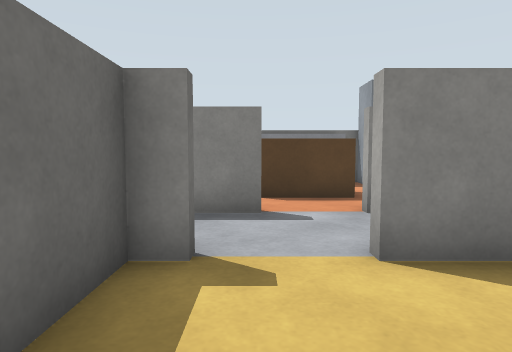
[1] (above)

22 first-person views from a walk through a world built for the Gazebo simulator. The camera is 0.57 m above the floor, tilts 4° down and sees 75° across. The floor is counted in squares, 0.5 m on a side. Each view is taken from the middle of a square. On the plan, view 1 faces up. The plan holds only what a view shows up to about 13 squares ahead; the rest is blank.

[2]
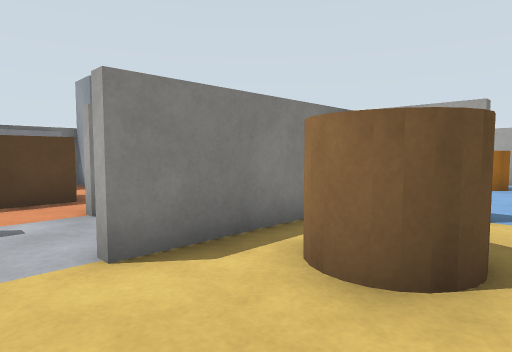

[3]
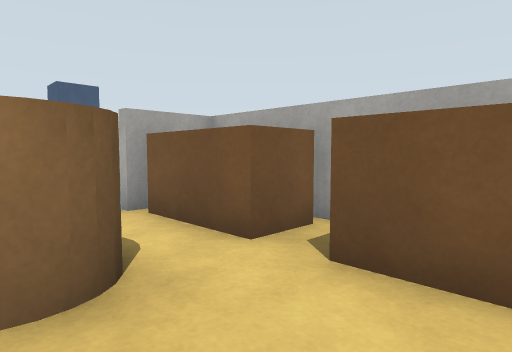

[4]
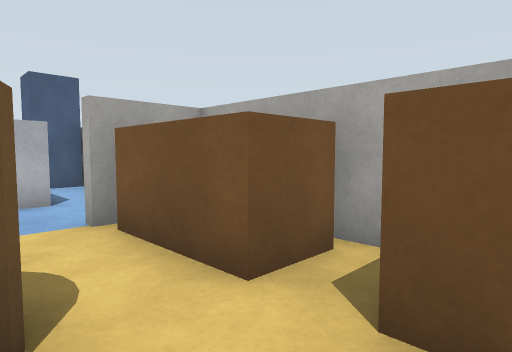

[5]
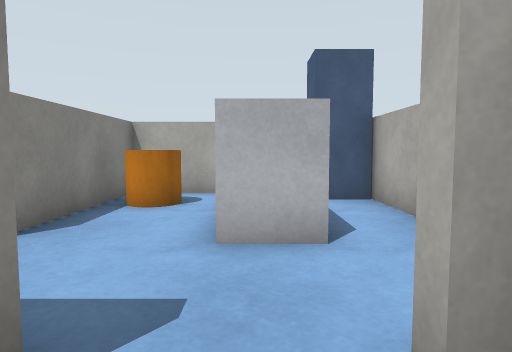

[6]
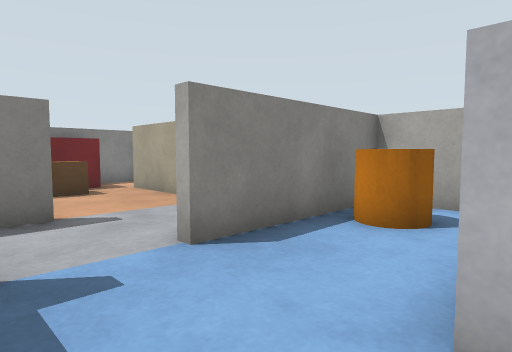

[7]
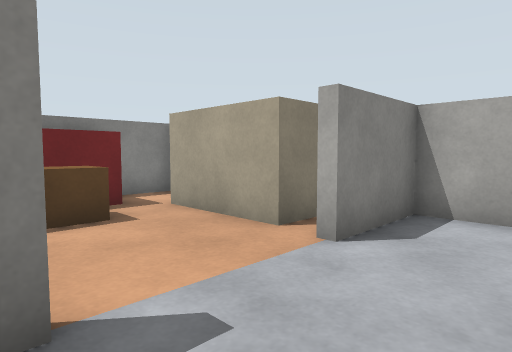

[8]
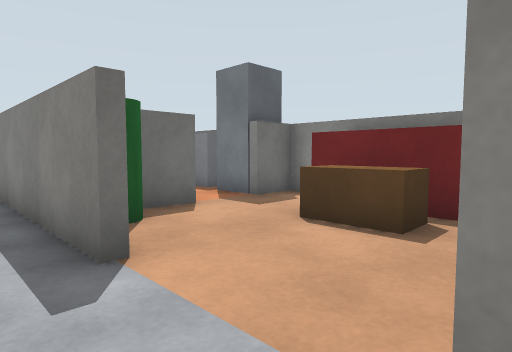

[9]
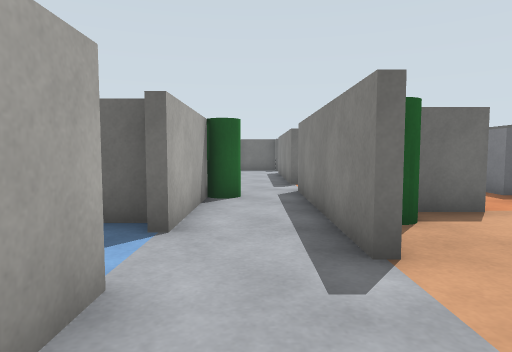

[10]
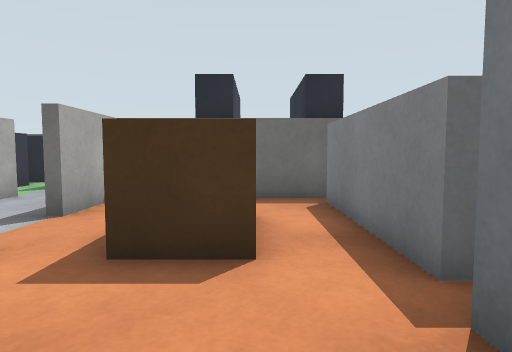

[11]
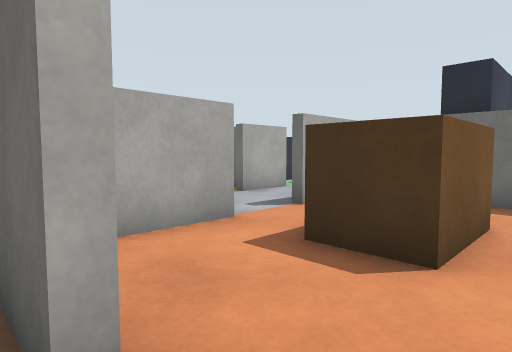

[12]
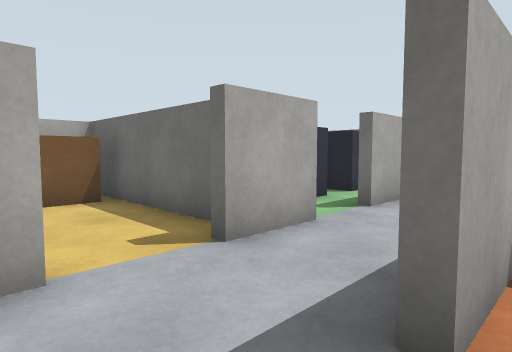

[13]
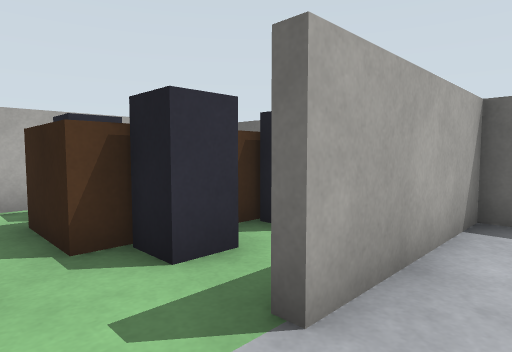

[14]
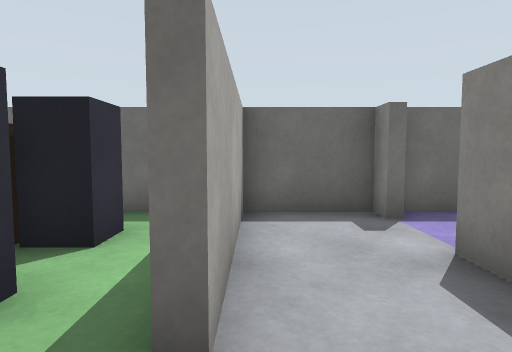

[15]
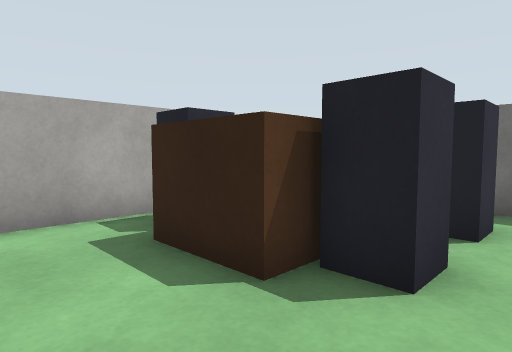

[16]
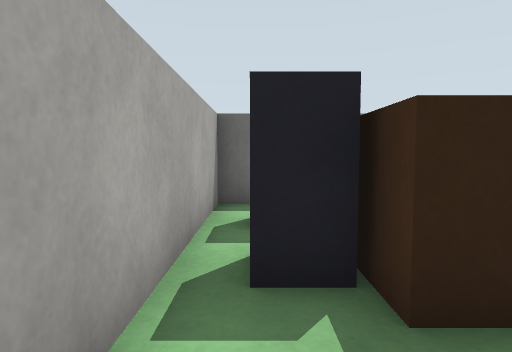

[17]
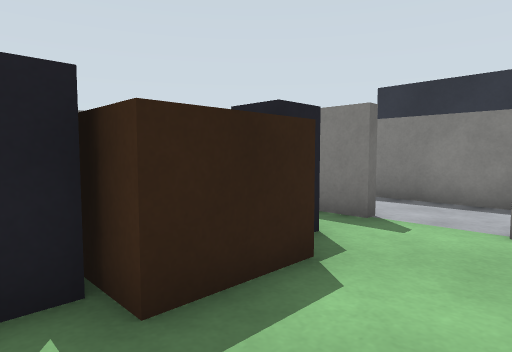

[18]
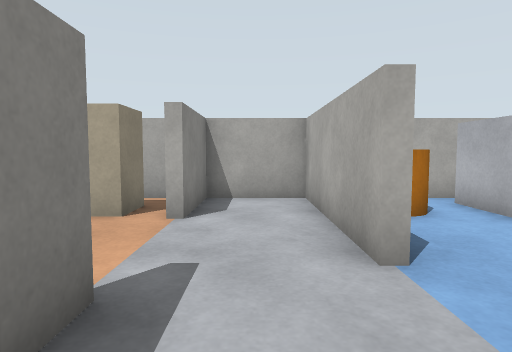

[19]
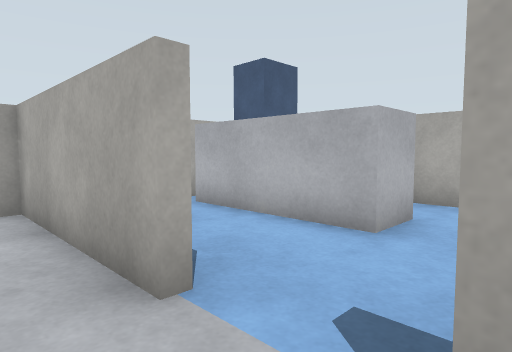

[20]
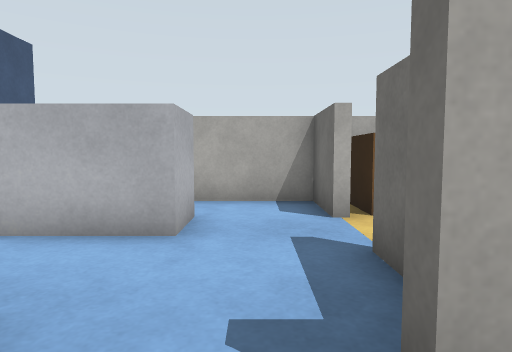

[21]
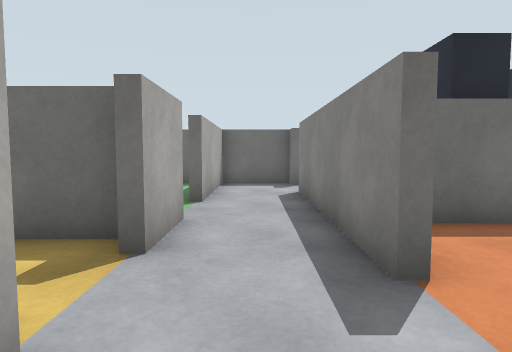

[22]
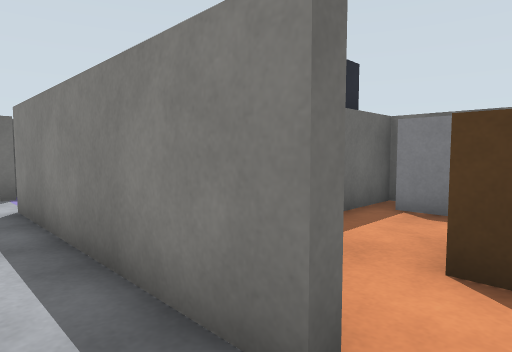

### Floor plan
Points are (right, up) in squares from view 1. A wall is a line through its corners. A room is listed if a view was taken in it or the views show most of it. See-through windows are left out.
Room 1 (views 1, 2, 3, 4, 5, 6, 7, 18, 19, 20, 21, 22)
walls: (6.6, 2.6) (6.6, 1.1); (4.6, 3.4) (1.2, 3.4); (3.5, 3.8) (7.3, 3.8) (7.3, 3.4); (6.6, -2.8) (13.2, -2.8); (2.6, -2.8) (5.8, -2.8); (8.6, 6.3) (2.1, 6.3); (-1.3, 3.4) (-1.3, -0.5); (0.1, 6.3) (-2.6, 6.3); (14.4, -0.1) (14.4, 3.4) (9.2, 3.4); (-2.8, 3.8) (-0.7, 3.8) (-0.7, 3.4)
ways out: opening at (1.5, 6) to room 2; opening at (9, 5) to room 2; opening at (-1.5, 5) to room 3
objects: brown box (-1, -2) to (2, -1); brown box (3, -2) to (6, -1); brown cylinder (3, 1) to (4, 2); green cylinder (3, 4); white box (9, -1) to (13, 0); orange cylinder (12, 2) to (13, 3); blue box (13, -2) to (14, -1)
Room 2 (views 8, 9, 10, 11, 12)
walls: (5.2, 9.4) (5.7, 9.4) (5.7, 8); (6.5, 12.8) (5.7, 12.8); (2.1, 6.3) (2.1, 6.6) (4.2, 6.6); (9.2, 3.8) (14.4, 3.8) (14.4, 6.3) (11.7, 6.3) (11.7, 6.6); (13.2, 12.8) (11.6, 12.8); (14.4, 7.3) (14.4, 7.9); (-1.8, 6.6) (0.1, 6.6); (-2.3, 12.9) (-2.3, 7.8)
ways out: opening at (1.5, 6) to room 1; opening at (9, 5) to room 1
objects: counter (-2, 12) to (3, 12); brown box (0, 9) to (2, 10); fridge (4, 12) to (5, 12); green cylinder (6, 7) to (7, 7); red box (8, 12) to (11, 12); brown box (9, 10) to (10, 10); beige box (12, 8) to (13, 10)
Room 3 (view 13)
walls: (-6.4, 3.8) (-4.7, 3.8); (-2.6, 6.3) (-6.8, 6.3)
ways out: opening at (-1.5, 5) to room 1; opening at (-3.5, 4) to room 4; opening at (-5.5, 5)
Room 4 (views 14, 15, 16, 17)
walls: (-4.7, 3.8) (-4.7, 3.4) (-5.8, 3.4); (-9.4, 2.6) (-9.4, 1.4); (-1.4, -2.8) (-0.1, -2.8); (-9.4, -2.1) (-9.4, -2.8) (-2.6, -2.8)
ways out: opening at (-3.5, 4) to room 3
objects: dark grey box (-8, 1) to (-7, 2); dark grey box (-6, -2) to (-5, -1); dark grey box (-6, 1) to (-5, 2); brown box (-4, -1) to (-4, 1)

Positions as (right, up) in squares from view 1, and headings:
1: (0, 0), facing up
2: (0, 0), facing up-right
3: (0, 2), facing down-right
4: (1, 1), facing down-right
5: (5, 0), facing right
6: (7, 0), facing up-right
7: (8, 4), facing up-right
8: (12, 5), facing up-left
9: (12, 5), facing left
10: (6, 10), facing left
11: (6, 11), facing down-left
12: (2, 7), facing down-left
13: (-3, 5), facing down-left
14: (-3, 4), facing left
15: (-2, 3), facing down-left
16: (-2, -2), facing left
17: (-2, -2), facing up-left
18: (6, 5), facing right
19: (7, 5), facing down-right
20: (8, 5), facing down
21: (3, 5), facing left
22: (1, 5), facing up-left
